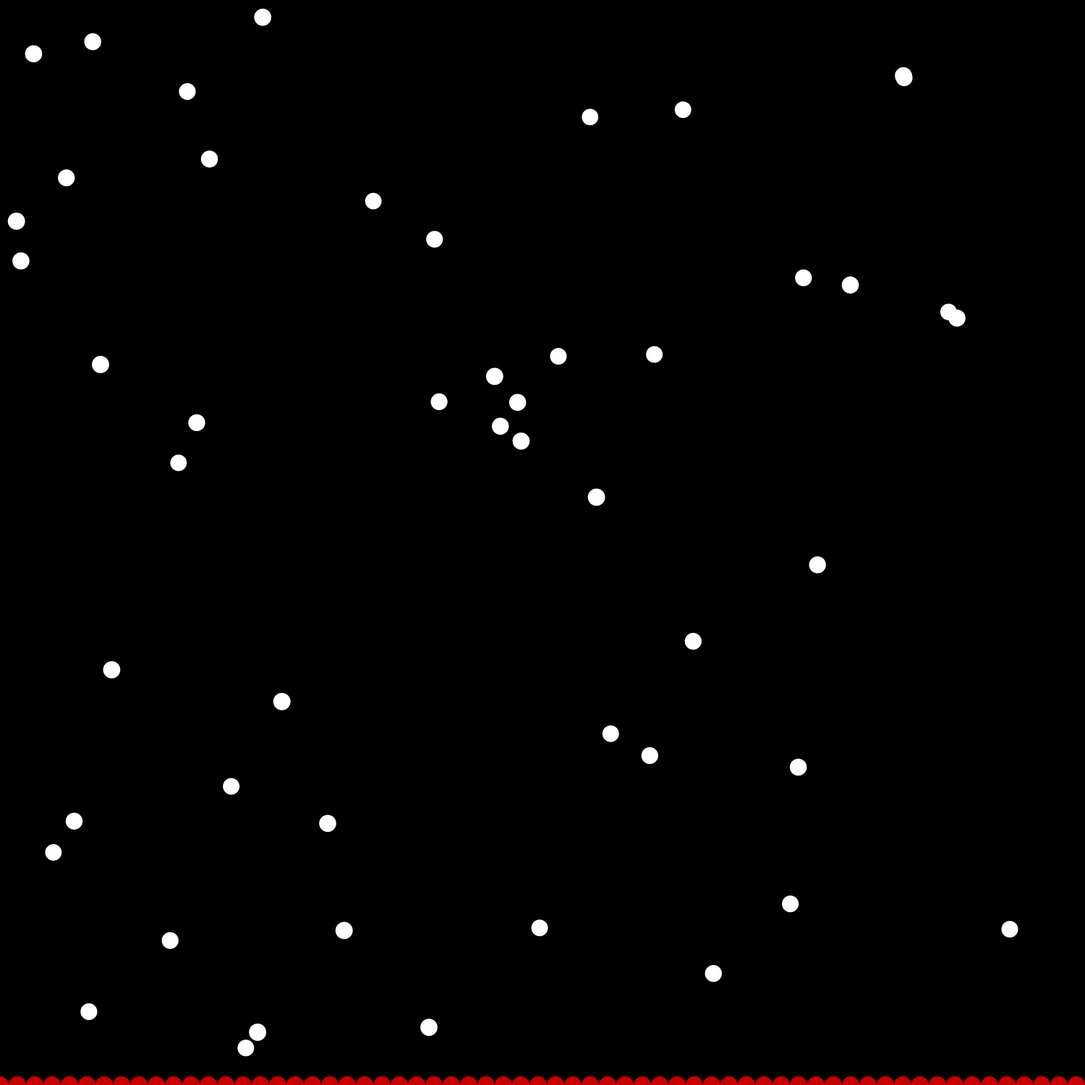
Frame 1 (no input)
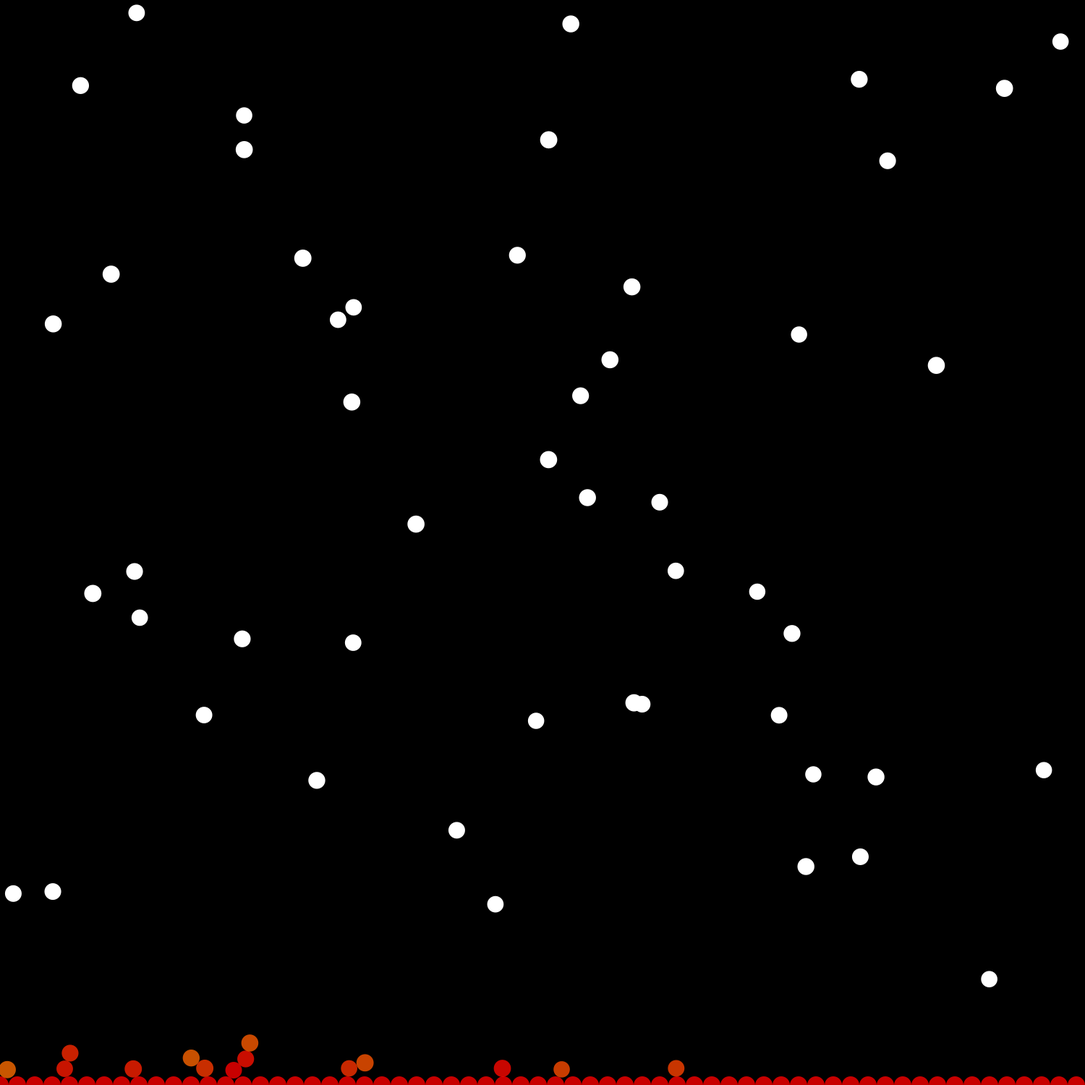
Frame 60 (the mouse pressed at the canvas centre just before this capture)
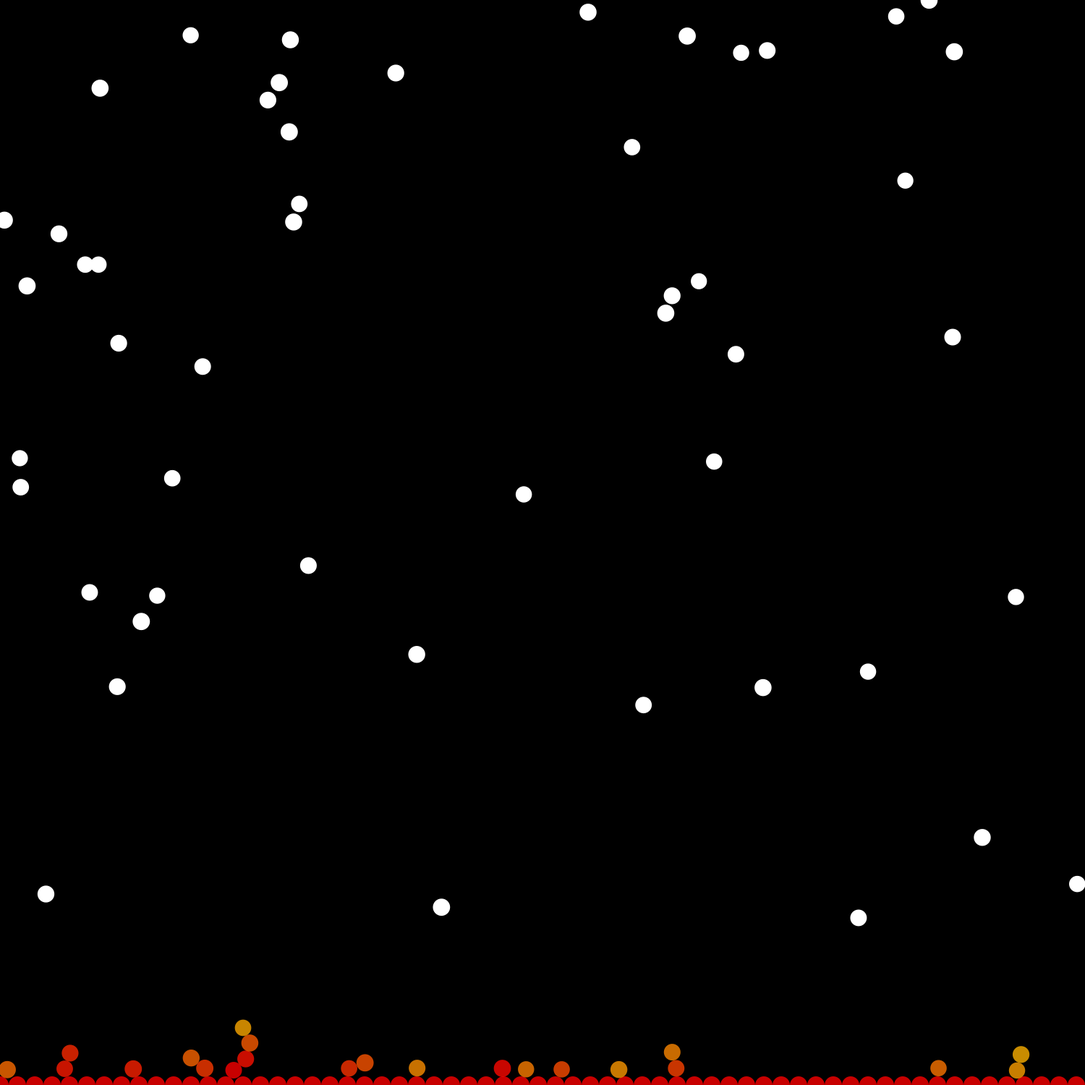
Frame 120 (the mouse held since frame 60 and released just before this capture)

The Processing sketch that drew these frames (run headless with seeded random() and noise(); from frame 60 on, the mouse is pressed at the canvas centre):

// Processing sketch: CC_034_DLA
// ── CC_034_DLA.pde
// Daniel Shiffman
// http://codingtra.in
// http://patreon.com/codingtrain
// Code for this video: https://youtu.be/Cl_Gjj80gPE
// Processing transcription: Chuck England

import java.util.*;

List<Walker> tree = new ArrayList<Walker>();
List<Walker> walkers = new ArrayList<Walker>();
//float r = 4;
int maxWalkers = 50;
int iterations = 5000;
float radius = 12;
float hue = 0;
float shrink = 0.999;

void setup() {
  size(1500, 1500);
  colorMode(HSB, 360, 100, 100);
   for (int x = 0; x < width; x += radius * 2) {
     //tree.add(new Walker(x, 0));
     tree.add(new Walker(x, height));
   }

//   for (int y = 0; y < height; y += radius * 2) {
//     tree.add(new Walker(0, y));
//     tree.add(new Walker(width, y));
//   }
   

  //tree.add(new Walker(width / 2, height / 2));
  radius *= shrink;
  for (int i = 0; i < maxWalkers; i++) {
    walkers.add(new Walker());
    radius *= shrink;
  }
}

void draw() {
  background(0);

  for (int i = 0; i < tree.size(); i++) {
    tree.get(i).show();
  }

  for (int i = 0; i < walkers.size(); i++) {
    walkers.get(i).show();
  }

  for (int n = 0; n < iterations; n++) {
    for (int i = walkers.size() - 1; i >= 0; i--) {
      Walker walker = walkers.get(i);
      walker.walk();
      if (walker.checkStuck(tree)) {
        walker.setHue(hue % 360);
        hue += 2;
        tree.add(walker);
        walkers.remove(i);
      }
    }
  }

  //float r = walkers.get(walkers.size() - 1).r;
  while (walkers.size() < maxWalkers && radius > 1) {
    radius *= shrink;
    walkers.add(new Walker());
  }
  
}

// ── Walker.pde
// Daniel Shiffman
// http://codingtra.in
// http://patreon.com/codingtrain
// Code for this video: https://youtu.be/Cl_Gjj80gPE
// Processing transcription: Chuck England

class Walker {
  PVector pos;
  boolean stuck;
  float r;
  float hu;
  
  Walker() {
    pos = randomPoint();
    stuck = false; 
    r = radius;
}
  
  Walker(float x, float y) {
    pos = new PVector(x, y);
    stuck = true;
    r = radius;
  }

  void walk() {
    PVector vel = PVector.random2D();
     //PVector vel = new PVector(random(-1, 1), random(-0.5, 1));
    pos.add(vel);
    pos.x = constrain(pos.x, 0, width);
    pos.y = constrain(pos.y, 0, height);
  }

  boolean checkStuck(List<Walker> others) {
    for (int i = 0; i < others.size(); i++) {
      float d = distSq(pos, others.get(i).pos);
      Walker other = others.get(i);
      if (d < (r * r + other.r * other.r +  2 * other.r * r)) {
        //if (random(1) < 0.1) {
        stuck = true;
        return true;
        //break;
        //}
      }
    }
    return false;
  }

  void setHue(float hu_) {
    hu = hu_;
  }

  void show() {
    noStroke();
    if (stuck) {
      fill(hu, 100, 100, 200);
    } else {
      fill(360, 0, 100);
    }
    ellipse(pos.x, pos.y, r * 2, r * 2);
  }
}

PVector randomPoint() {
  //int i = floor(random(4));

//  if (i == 0) {
//    float x = random(width);
//    return new PVector(x, 0);
//  } else if (i == 1) {
//    float x = random(width);
//    return new PVector(x, height);
//  } else if (i == 2) {
//    float y = random(height);
//    return new PVector(0, y);
//  } else {
//    float y = random(height);
//    return new PVector(width, y);
//  }
  
    float y = random(height);
    float x = random(width);
    return new PVector(x,y);

  
}

float distSq(PVector a, PVector b) {
  float dx = b.x - a.x;
  float dy = b.y - a.y;
  return dx * dx + dy * dy;
}
